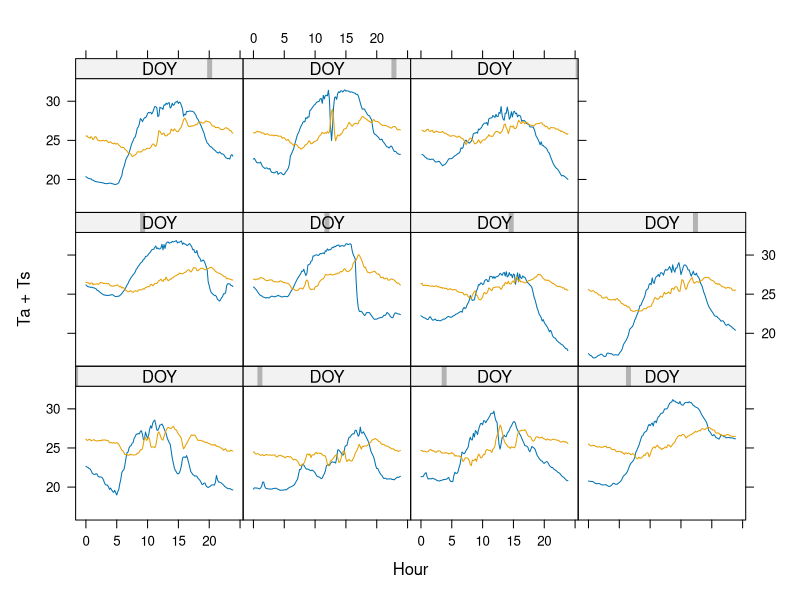
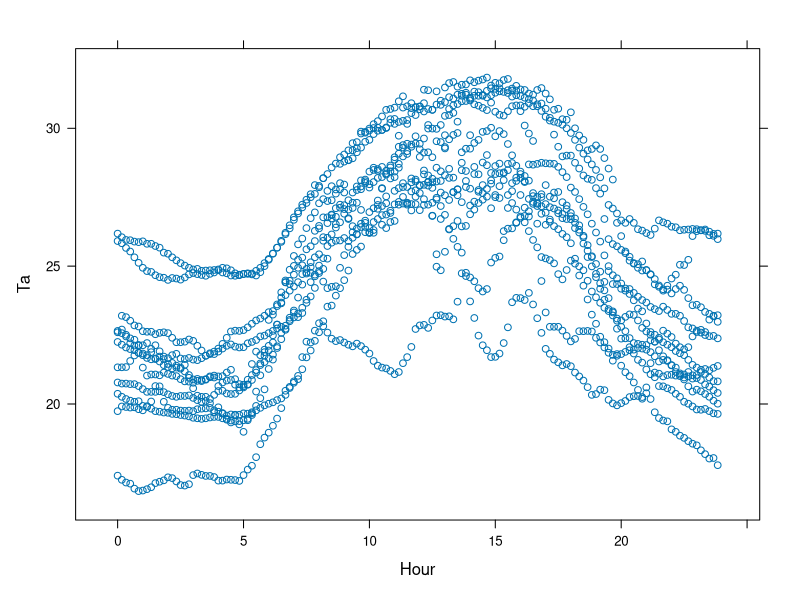
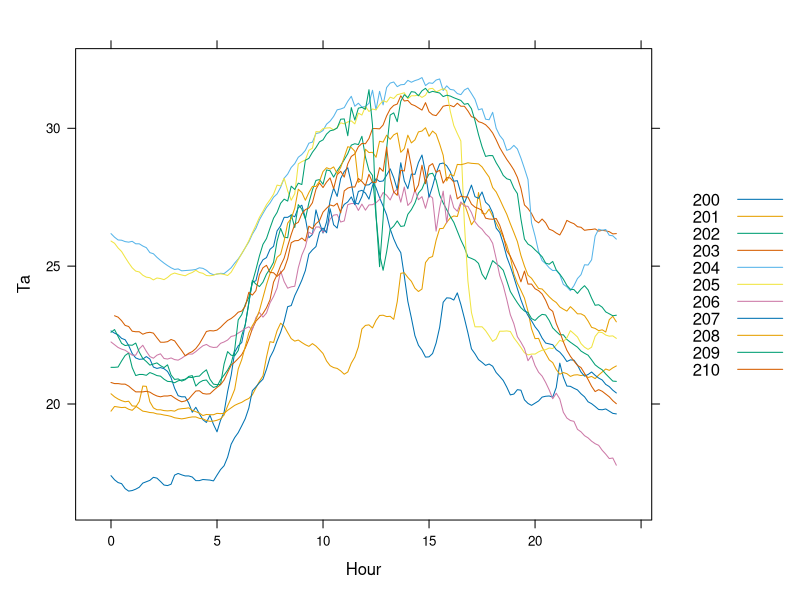
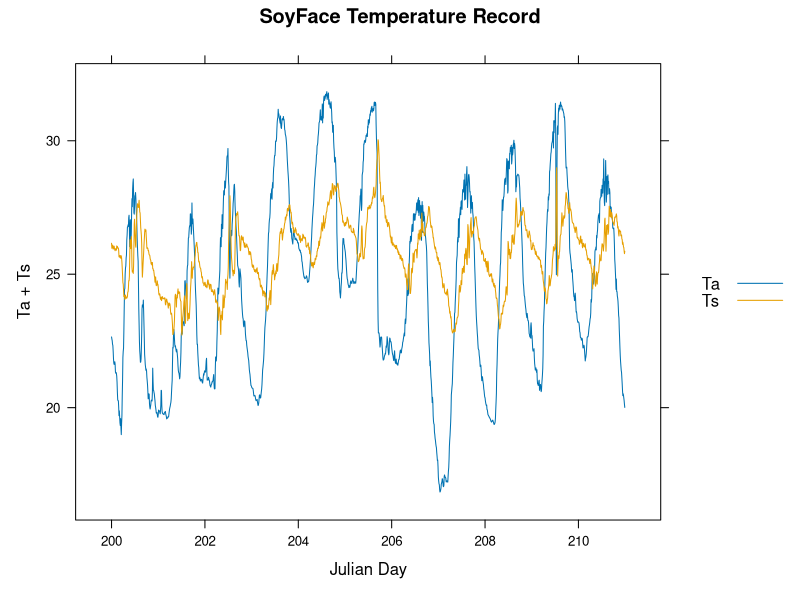
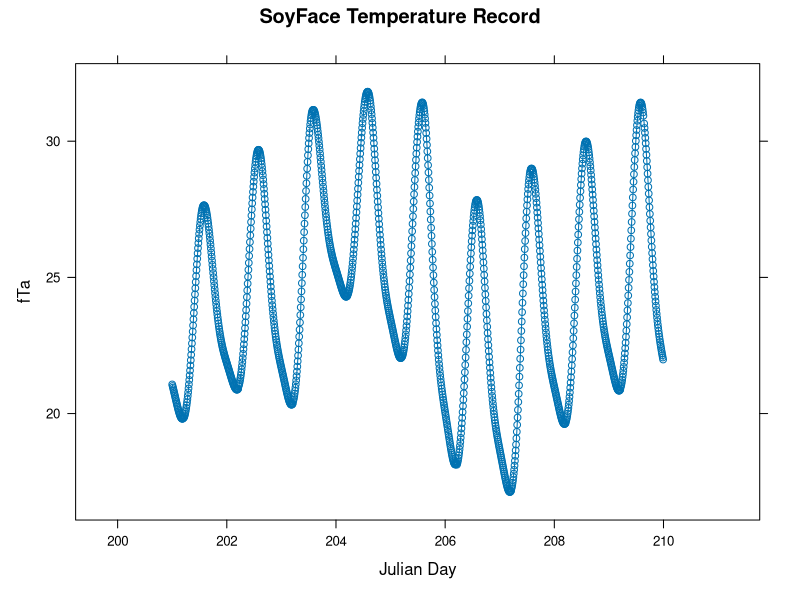
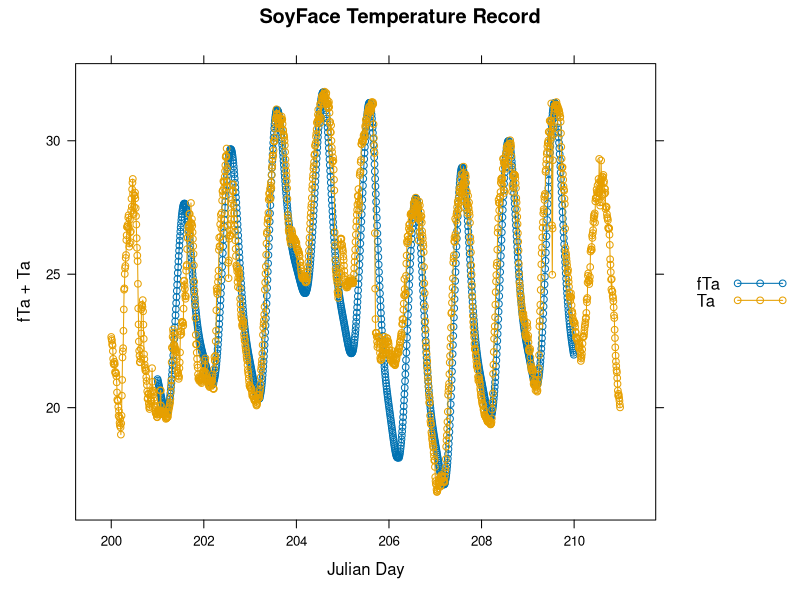
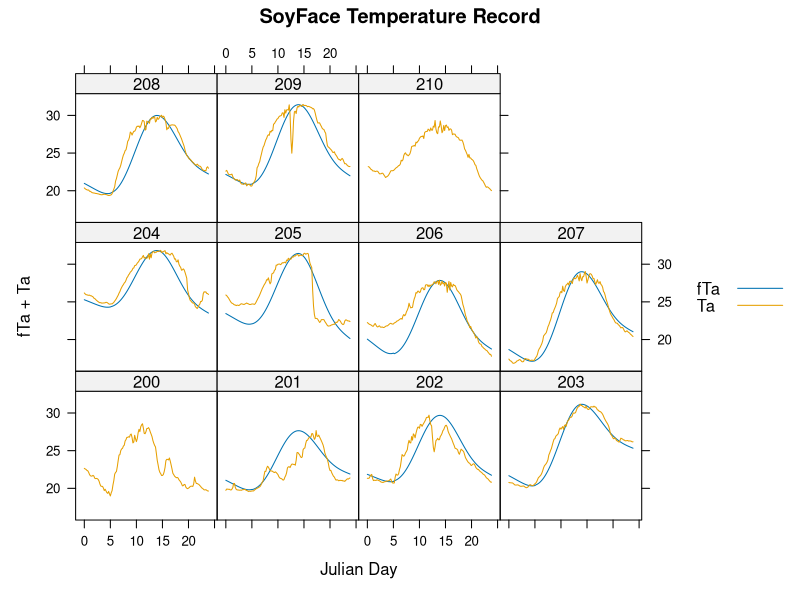

Here is the R script that generated these plots, in order:
# Patrick Schmitz
# p.schmitz@gmail.com
# September 6 2010

# I want to share with class, a nice introduction to R and model air temperature
# as part of that introduction.  Things may seem obscure, but I try to give examples,
# to explain how each part works.  If there are any functions I use that you don't 
# understand, it is quite simple to check the documentation, which I explain below.
# If you get stuck, feel free to email me, or message me on gchat

# As you work through this, you should copy, select code chunks from this script and 
# paste them into the console prompt

# start by seting your working directory rewrite to be appropriate
setwd("C:/Users/pschmitz/Desktop/2010.IB.542.Temperature/")
# setwd("~/Desktop/2010.IB.542.Temperature/") #on MAC OS X
# setwd("~/Dropbox/classes/2010.IB.542/code/2010.IB.542.Temperature/") # pat's directory

# first clear the workspace, this is a good way to be sure
# 	that you know exactly what you are working with
rm(list=ls()) # clears all objects in workspace
ls() 			# check to see that the workspace is empty

# Let's read in the data and put it into an object called dat
dat <- read.csv(
	file = "2010.SoyFace.micromet.sample.csv",
	header = TRUE,
	sep = ",", 
	as.is = TRUE
)


# R is an object-ariented programming language
# 	this means that each variable is an "object"
# 	that can be queried or manipulated
#	dat is an arbitray name, I could just as easily
#	have put the data in an object called hotdogz

# read.csv is a function used to import csv files.
# you can read about the function by typing
?read.csv

# you can access documentation about any function in R in this manner




# Description of Data ######################
# This is a 10 minute data record from SoyFace 2010

# DOY 	- Day of Year 
# Hr 	- 24-Hour 
# Min 	- Minute  
# Hour 	- decimal Hour dat$Hr + dat$Min/60
# Ta 	- air temperature recorded at 2.2 meters above the surface
# Ts 	- soil temperature recorded 10 cm below surface

# Let's take a look at that ol' data
str(dat) 	# prints a list of the variables in the data.frame
head(dat)	# prints first six rows

# What if we want to just look at AirTemp
#		Here are some methods that all do the same thing
head(dat$Ta)
dat$Ta[1:5]
dat[1:5, "Ta"]
dat[1:5, 5]

# First you can see that "$" operator allows you to select
# columns of data by name
# When we write dat$Ta[1:5] we are accessing the index
# of the vector dat$Ta

# making an index is easy
1:100
seq(from = 1, to = 100, by = 1) # or
seq(1, 100, 1)
seq(1, 100, 2) 			# odd numbers
seq(2, 100, 2) 			# even numbers









# Let's plot this data.  You will need to 
# load the library lattice, it is one of MANY packages
# available for the R language
# http://cran.r-project.org/web/packages/
library(lattice)


# xyplot uses a formula for plotting with the form
#		y ~ x1 + x2 | panel factor
xyplot(
	x = Ta + Ts ~ Hour | DOY,
	data = dat,
	type = "l" # Line type, try "b" and "p"
)

# What if we want to plot in a single panel?
xyplot(
	x = Ta ~ Hour,
	data = dat
)

# This gives us a sense of the data, but we can't tell
# the difference between days
xyplot(
	x = Ta ~ Hour,
	data = dat,
	groups = DOY, 		# grouping factor
	type = "l", 			
	auto.key = list(TRUE, space = "right", points = F, lines = T)
)






# But really we want to see temperature as a single response across days,
# to do so we need an time vector which includes both day and time

# Create Decimal Day (also known as julian day)
DOY.dec <- dat$DOY + dat$Hour/24
DOY.dec <- dat$DOY + dat$Hr/24 + dat$Min/1440 # Same as above
length(DOY.dec) 	# this vector has 1582 values
dim(dat) 	# gives the dimensions of the ?data.frame
					# notice it has the same length as DOY.dec
					
dat <- cbind(DOY.dec, dat) 
# We have bound DOY.dec to dat, possible because they are of the same size
# Alternatively create vector and tack on to the right of the data.frame
# dat$DOY.dec <- dat$DOY + dat$Hour/24

# now
dim(dat)
head(dat)

xyplot(
	x = Ta + Ts ~ DOY.dec,
	data = dat,
	type = "l", 			# Line type, try "b" and "p"
	auto.key = list(TRUE, points = F, lines = T),
	main = "SoyFace Temperature Record",
	xlab = "Julian Day"
)







# Let's complete some more complicated tasks
# calculate Daily Maximum Air Temperature
Ta.max <- tapply(X = dat$Ta, INDEX = dat$DOY, FUN = max)
Ta.max  # vector of daily Temp max, with horizontal DOY index
Ta.max["205"] # or
Ta.max[6]

#Daily Min
Ta.min <- tapply(dat$Ta, dat$DOY, min)








# Next lets move to building and using the model

# Fourier Temperature Series (Cambell & Norman p.23)
# function gamma - accepts input time
gamma <- function(time){
	0.44 - 	0.46 * sin( { ( pi/12 ) * time } + 0.9 ) +
				0.11 * sin( { 2 *  ( pi/12 ) * time } + 0.9 )
}

gamma(10) # [1] 0.59295
gamma(0:10)

# Fourier Series 
fs <- function(time, Tn, Tx){
	Tx * gamma(time) + Tn * (1 - gamma(time))
}

#Example 2.3 Page 23
fs(10, Tn = 5, Tx = 23) # [1] 15.673

# Yep, thats it! The challenging part however
# is applying these functions across the time vector appropriately
# We will explore these issues below







# Indicies for Ta.max and Ta.min to be applied by 
# time of Day
# 0:5			(Tx[i - 1], Tn)
# 5:14			(Tx, Tn)
# 14:24		(Tx[1], Tn[i + 1])
# NOTE: the book has a typo for 14:24 written as (Tx[i - 1], Tn[i + 1])

# Remember we cannot predict all times,
# On Day one there are no inputs for Tx[i -1]
# and Day 10 we have no inputs Tn[i + 1]

# to write this model we will be using a for-loop,
# to loop over the data with a particular index value

# For example
for(i in 1:10){ print(i)}
# this steps through the sequence 1:10
# and assigns each number, in the sequence to i,
# outputs i to the console with print(i),
# then moves to the next number in the sequence, 
# until it reaches 10


# Here we assign each unique DOY to day, and print day to the output
for( day in unique(dat$DOY) ){ print(day) } 

# ok, but running the for loop left day in the workspace, 
# lets look
ls()
# [1] "dat"     "day"     "DOY.dec" "fs"      "gamma"   "i"       "Ta.max"  "Ta.min" 

# ah, there are a bunch of objects in the workspace, let's get rid of a couple
rm(day, i, DOY.dec)

# now
ls()
# [1] "dat"    "fs"     "gamma"  "Ta.max" "Ta.min"

# nice, much cleaner









# Using everything we have learned up to this point, I am going to jump right in.

# Usage of model ######## ######## ######## ########
# 	Build an index for each time set of times
#	apply each equation to match these times

# Empty Vector of Not available Values
dat$fTa <- rep(NA, length(dim(dat)[1]))

Days <- unique(dat$DOY) #index of days
Days 

# we only step through days
Days[2:{length(Days) - 1}] # [1] 201 202 203 204 205 206 207 208 209

# because we need Tx and Tn values from the first and last
# days to predict the temperature for the second and next to last day

# also
# as I showed before, the Ta.max vector has a horizontal index
# which is a label coresponding to the DOY
# so here we will write
 as.character(201 - 1) # to select the temperature record
# from the previous day

# so 
Ta.max[as.character(201 - 1)]


# Lets Write Our Model
for(day in Days[2:{length(Days) - 1}]){
	# Time index < or = 5 within the current day (dat$DOY %in% day)
	time <- which(dat$Hour <= 5 & dat$DOY %in% day) 
	
	dat$fTa[time] <-	Ta.max[as.character(day - 1)] * gamma( dat$Hour[time] ) + 
						Ta.min[as.character(day)] * { 1 - gamma( dat$Hour[time] ) }
}

for(day in Days[2:{length(Days) - 1}]){
	# Time index > 5  & Time < or = 14
	time <- which(dat$Hour > 5 & dat$Hour <= 14 & dat$DOY %in% day)  

	dat$fTa[time] <- 	Ta.max[as.character(day)] * gamma( dat$Hour[time] ) + 
						Ta.min[as.character(day)] * { 1 - gamma( dat$Hour[time] ) }
}
	
for(day in Days[2:{length(Days) - 1}]){
	# Time index > 14
	time <- which(dat$Hour > 14 & dat$DOY %in% day) 

	dat$fTa[time] <- 	Ta.max[as.character(day)] * gamma( dat$Hour[time] ) + 
						Ta.min[as.character(day + 1)] * { 1 - gamma( dat$Hour[time] ) }
}





# There we go, Let's plot the data!

xyplot(
	x = fTa ~ DOY.dec,
	data = dat,
	type = "b", 			# Line type, try "b" and "p"
	auto.key = list(TRUE, points = F, lines = T),
	main = "SoyFace Temperature Record",
	xlab = "Julian Day"
)

xyplot(
	x = fTa + Ta ~ DOY.dec,
	data = dat,
	type = "b", 			# Line type, try "b" and "p"
	auto.key = list(TRUE, points = F, lines = T),
	main = "SoyFace Temperature Record",
	xlab = "Julian Day"
)

xyplot(
	x = fTa + Ta ~ Hour | as.factor(DOY),
	data = dat,
	type = "l", 			# Line type, try "b" and "p"
	auto.key = list(TRUE, points = F, lines = T),
	main = "SoyFace Temperature Record",
	xlab = "Julian Day"
)

# Hey, now you are a  useR! R is a fantastic tool
# for both investigating datasets, and for plotting and modeling data
# again feel free to email me or instant message on gchat if you get stuck

# I have re-written the model to be more concise and take inputs in any time incriment
# take a look at run.model.R for useage, and model.Functions.R for the source